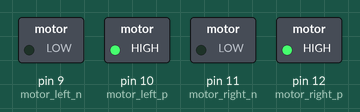
Simulated run of this program. Board: Arduino Nano, built with avr-gcc and run on an emulated ATmega328P. Shown: switched loads named in the program (green lamp = pin HIGH). What the program prints to the serial monitor is not drawn.

Above: at 0.1 s.
Timing chart, 0 to 1.6 s (numbered marks = the images above):
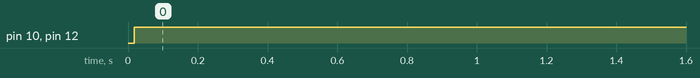

The program:

main.cpp
```cpp
#include <Arduino.h>
#include <SoftwareSerial.h>

SoftwareSerial btSerial(2, 3);//Rx, Tx

int FORWARD[]   = {0, 1, 1, 0};
int BACKWARD[]  = {1, 0, 0, 1};
int LEFT[]      = {1, 0, 1, 0};
int RIGHT[]     = {0, 1, 0, 1};
int STOP[]      = {0, 0, 0, 0};

int motor_left_n = 9;
int motor_left_p = 10;
int motor_right_n = 11;
int motor_right_p = 12;

void move(int dir[]){
  for (byte i = 0; i < 4; i=i+1) {
    Serial.print(dir[i]);
    Serial.print(" ");
  }
  digitalWrite(motor_left_n,dir[(byte)0]);
  digitalWrite(motor_left_p,dir[(byte)1]);
  digitalWrite(motor_right_n,dir[(byte)2]);
  digitalWrite(motor_right_p,dir[(byte)3]);
}

void setup() {
  Serial.begin(9600);
  pinMode(motor_left_n, OUTPUT);
  pinMode(motor_left_p, OUTPUT);
  pinMode(motor_right_n, OUTPUT);
  pinMode(motor_right_p, OUTPUT);
  btSerial.begin(9600);
  Serial.println("Setup Ready!!!");
  btSerial.println("Setup Ready!!!");

}

void loop() {
/*   if(btSerial.available()){
    char mvCommand = btSerial.read();
    Serial.print(mvCommand);
    switch (mvCommand){
      case 'f':
        move(FORWARD);
        break;
      case 'b':
        move(BACKWARD);
        break;
      case 'l':
        move(LEFT);
        break;
      case 'r':
        move(RIGHT);
        break;

      default:
        move({STOP});
        break;
    }
  }
 */
  digitalWrite(motor_left_n,0);
  digitalWrite(motor_left_p,HIGH);
  digitalWrite(motor_right_n,LOW);
  digitalWrite(motor_right_p,HIGH);

}
```

Measured:
- by itself, pin 10 (motor_left_p), pin 12 (motor_right_p): LOW → HIGH at 0.02 s
